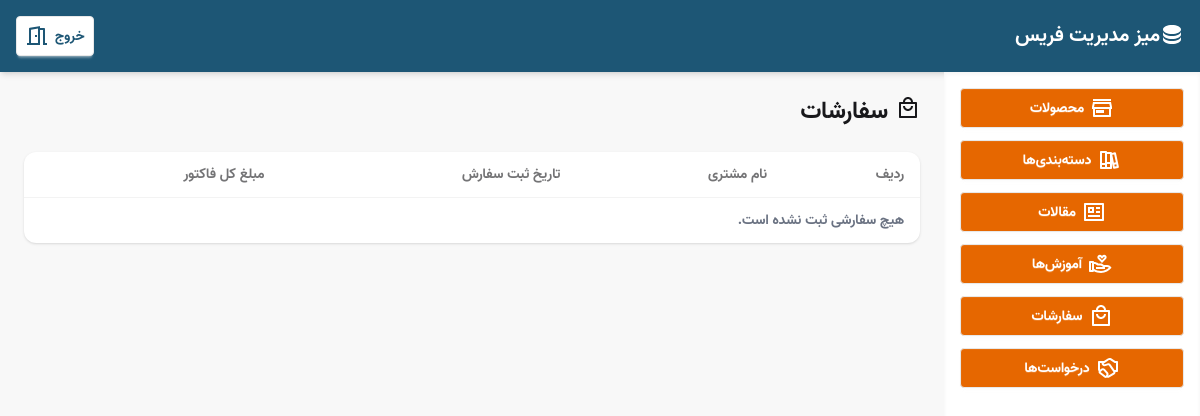
/dashboard/orders/ (signed in), run on an earlier commit of the app's database.
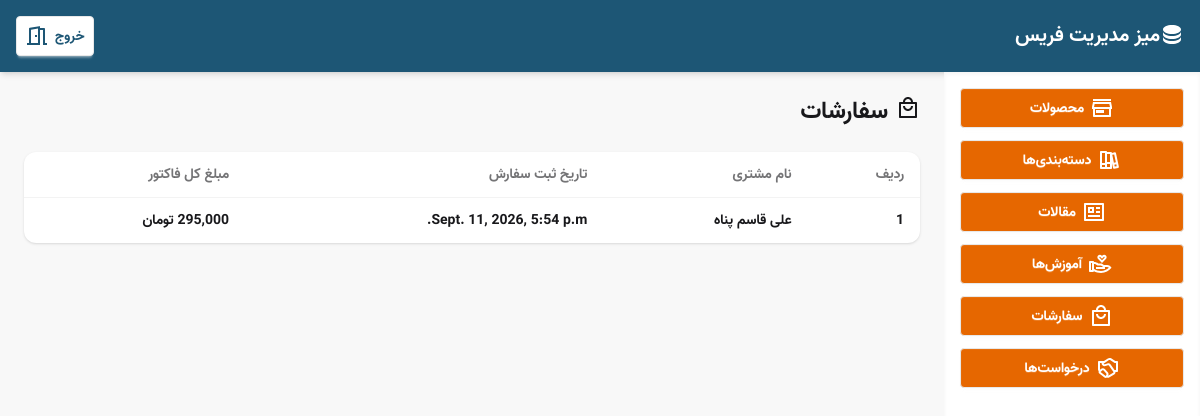
And on a later commit of the database.
### website/models.py (models this page shows, shortened)
class Order(models.Model):
    full_name = models.CharField(max_length=100, verbose_name="نام و نام خانوادگی")
    phone = models.CharField(max_length=11, verbose_name="شماره تماس")
    address = models.TextField(verbose_name="آدرس")
    total_price = models.DecimalField(max_digits=12, decimal_places=0, verbose_name="جمع فاکتور")
    tracking_code = models.CharField(
        max_length=12,
        unique=True,
        editable=False,
        verbose_name="کد پیگیری"
    )
    is_paid = models.BooleanField(default=False, verbose_name="پرداخت شده")  # ← اضافه کن
    created_at = models.DateTimeField(auto_now_add=True, verbose_name="تاریخ ثبت سفارش")

### website/views.py (the view)
# urls.py: path("dashboard/orders/", views.dashboard_orders, name="dashboard_orders"),
@login_required(login_url="dashboard_login")
def dashboard_orders(request):
    orders_list = Order.objects.all().order_by("-created_at")
    paginator = Paginator(orders_list, 10)  # هر صفحه ۱۰ سفارش
    page_number = request.GET.get("page")
    page_obj = paginator.get_page(page_number)
    return render(request, "dashboard/sections/orders.html", {"page_obj": page_obj})

### website/context_processors.py (called while the page is built)
def categories_context(request):
    categories = Category.objects.all().order_by('name')
    return {'categories': categories}

### website/templates/dashboard/sections/orders.html (shortened to what this page needs)
{% extends "dashboard/base_dashboard.html" %}
{% load jalali_tags %}
{% load humanize %}
{% block content %}
<div class="flex items-center justify-between mb-6">
  <h1 class="flex gap-2 text-2xl font-bold">
    سفارشات
  </h1>
</div>
<div class="overflow-x-auto bg-base-100 shadow rounded-xl">
  <table class="table ">
    <thead>
      <tr>
        <th>ردیف</th>
        <th>نام مشتری</th>
        <th>تاریخ ثبت سفارش</th>
        <th>مبلغ کل فاکتور</th>
      </tr>
    </thead>
    <tbody>
      {% for order in page_obj %}
      <tr class="cursor-pointer hover:bg-gray-100" onclick="openOrderModal({{ order.id }})">
        <td>{{ forloop.counter0|add:page_obj.start_index }}</td>
        <td class="whitespace-nowrap">{{ order.full_name }}</td>
        <td class="whitespace-nowrap">{{ order.created_at|to_jalali:"%Y/%m/%d %H:%M" }}</td>
        <td class="whitespace-nowrap">{{ order.total_price|intcomma }} تومان</td>
      </tr>
      {% empty %}
      <tr>
        <td colspan="4" class="text-center text-gray-500">هیچ سفارشی ثبت نشده است.</td>
      </tr>
      {% endfor %}
    </tbody>
  </table>
</div>
{% endblock %}

What changed in the data, as far as the page shows it:
added Order: full_name "علی قاسم پناه", created_at|to_jalali "Sept. 11, 2026, 5:54 p.m.", total_price "295,000"
Also different on the page:
text no longer shown: "هیچ سفارشی ثبت نشده است."
